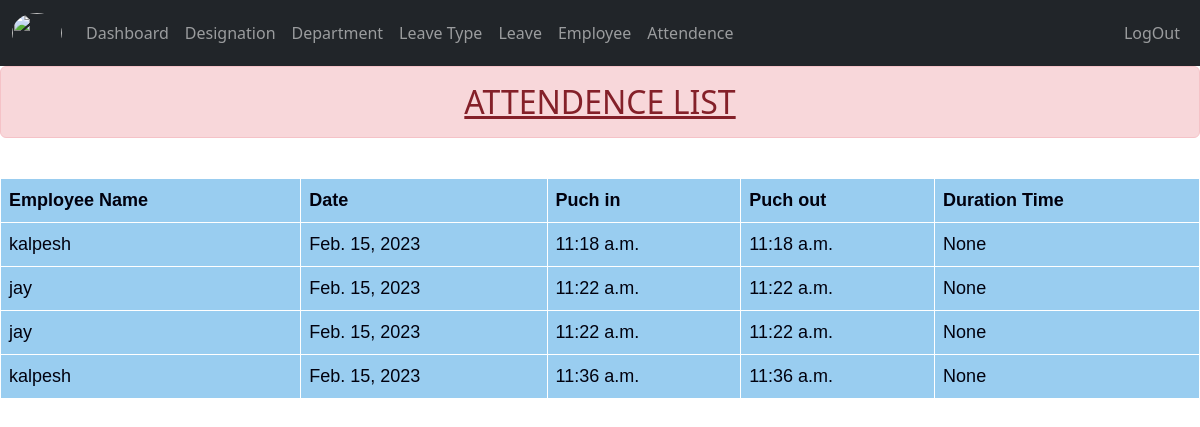
Page /user_attendence/ (signed in) on the committed database.
### employee/models.py (models this page shows)
class attendence(models.Model):
    employee_name =  models.ForeignKey(Employee,on_delete=models.CASCADE,blank=True,null=True,related_name='employee_attendence')
    punch_in = models.TimeField()
    punch_out = models.TimeField(null=True)
    date =  models.DateField()
    duration = models.TimeField(blank=True,null=True)

class Employee(models.Model):
    user = models.OneToOneField(User, on_delete=models.CASCADE,null=True,related_name='employee_user')
    first_name = models.CharField(max_length=100)
    last_name = models.CharField(max_length=100)
    dob = models.DateField()
    address = models.TextField()
    phone_no = models.BigIntegerField()
    email = models.EmailField()
    password = models.CharField(max_length=12)
    employee_designation = models.ForeignKey(designation,on_delete=models.CASCADE)
    employee_department = models.ForeignKey(department,on_delete=models.CASCADE)
    access_status = (
        ('A','Admin'),
        ('E','Employee')
    )
    acess_type = models.CharField(max_length=20,choices=access_status)
    reporting_to = models.ForeignKey('self',on_delete=models.CASCADE,blank=True,null=True)
    def __str__(self):
        return self.first_name

### employee/views.py (the view)
# urls.py: path('user_attendence/',views.user_attendence,name='user_attendence'),
@login_required(login_url='/')
def user_attendence(request):
    punch_in_out = attendence.objects.all()
    return render(request,"attendence.html",{'punch_in_out':punch_in_out})

### templates/attendence.html (shortened to what this page needs)
{%extends 'base.html'%}
{%block content%}
<head>
  </head>
    <body class="list">
        <center>
            <h2 class="alert alert-danger"><u>ATTENDENCE LIST</u></h2>
        </center><br>
<table>
    <tr>
      <th>Employee Name</th>
      <th>Date</th>
      <th>Puch in</th>
      <th>Puch out</th>
      <th>Duration Time</th>
    </tr>
    {%for punch_in_out_list in punch_in_out%}
    <tr>
      <td>{{punch_in_out_list.employee_name}}</td>
      <td>{{punch_in_out_list.date}}</td>
      <td>{{punch_in_out_list.punch_in}}</td>
      <td>{{punch_in_out_list.punch_out}}</td>
      <td>{{punch_in_out_list.duration}}</td>
    </tr>
    {% endfor %}
  </table>
</body>
{%endblock%}

### templates/attendence.html (style rules this page uses)
table { font-family: arial, sans-serif; border-collapse: collapse; width: 100%; }
td, th { text-align: left; padding: 8px; color: rgb(1, 1, 14); font-size: large; }
.list { background-image: url('/static/image/dark2.webp'); background-repeat: no-repeat; background-attachment: fixed; background-size: cover; }
table, th, td { border: 1px solid white; border-collapse: collapse; }
th, td { background-color: #99cdf0; }

### rows in the picture
attendence: employee_name "kalpesh", date "Feb. 15, 2023", punch_in "11:18 a.m.", punch_out "11:18 a.m.", duration "None"
attendence: employee_name "jay", date "Feb. 15, 2023", punch_in "11:22 a.m.", punch_out "11:22 a.m.", duration "None"
attendence: employee_name "jay", date "Feb. 15, 2023", punch_in "11:22 a.m.", punch_out "11:22 a.m.", duration "None"
attendence: employee_name "kalpesh", date "Feb. 15, 2023", punch_in "11:36 a.m.", punch_out "11:36 a.m.", duration "None"
